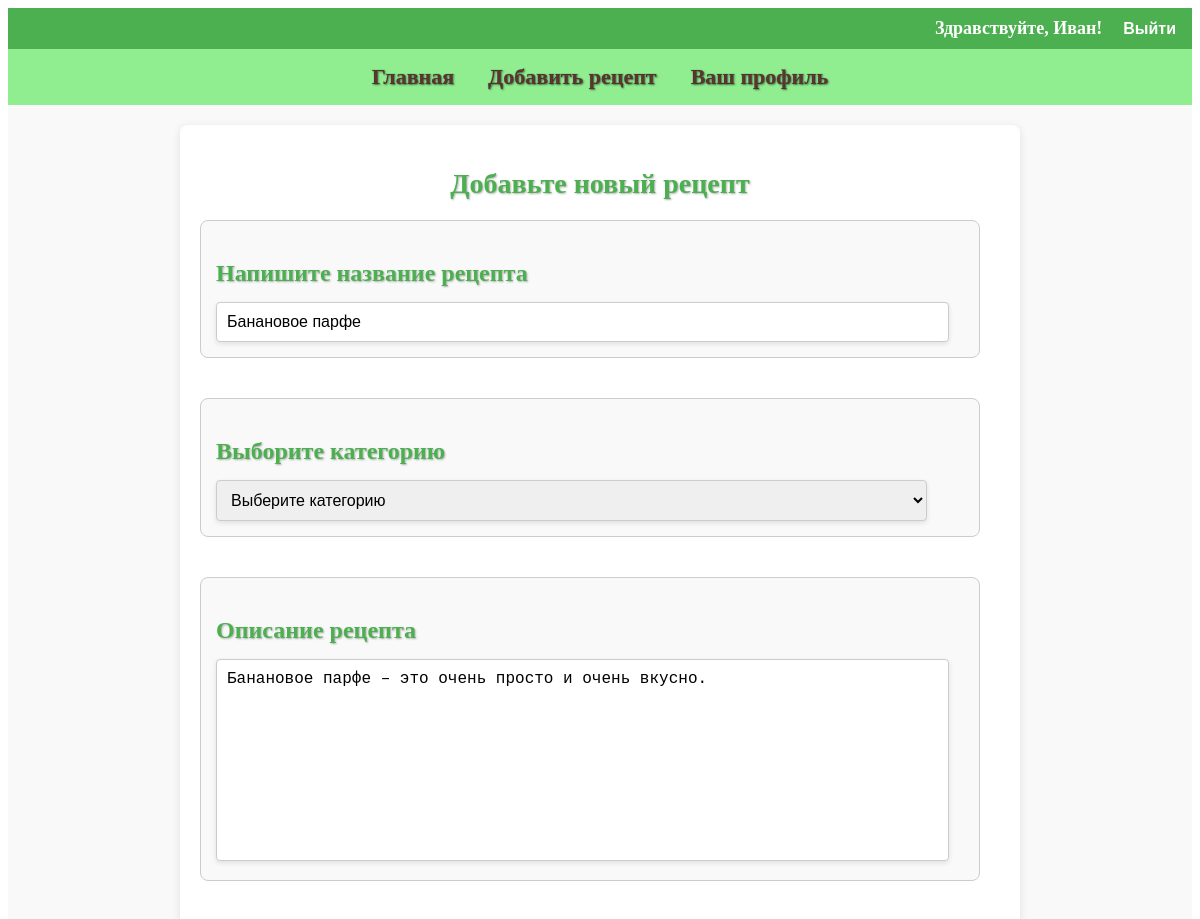
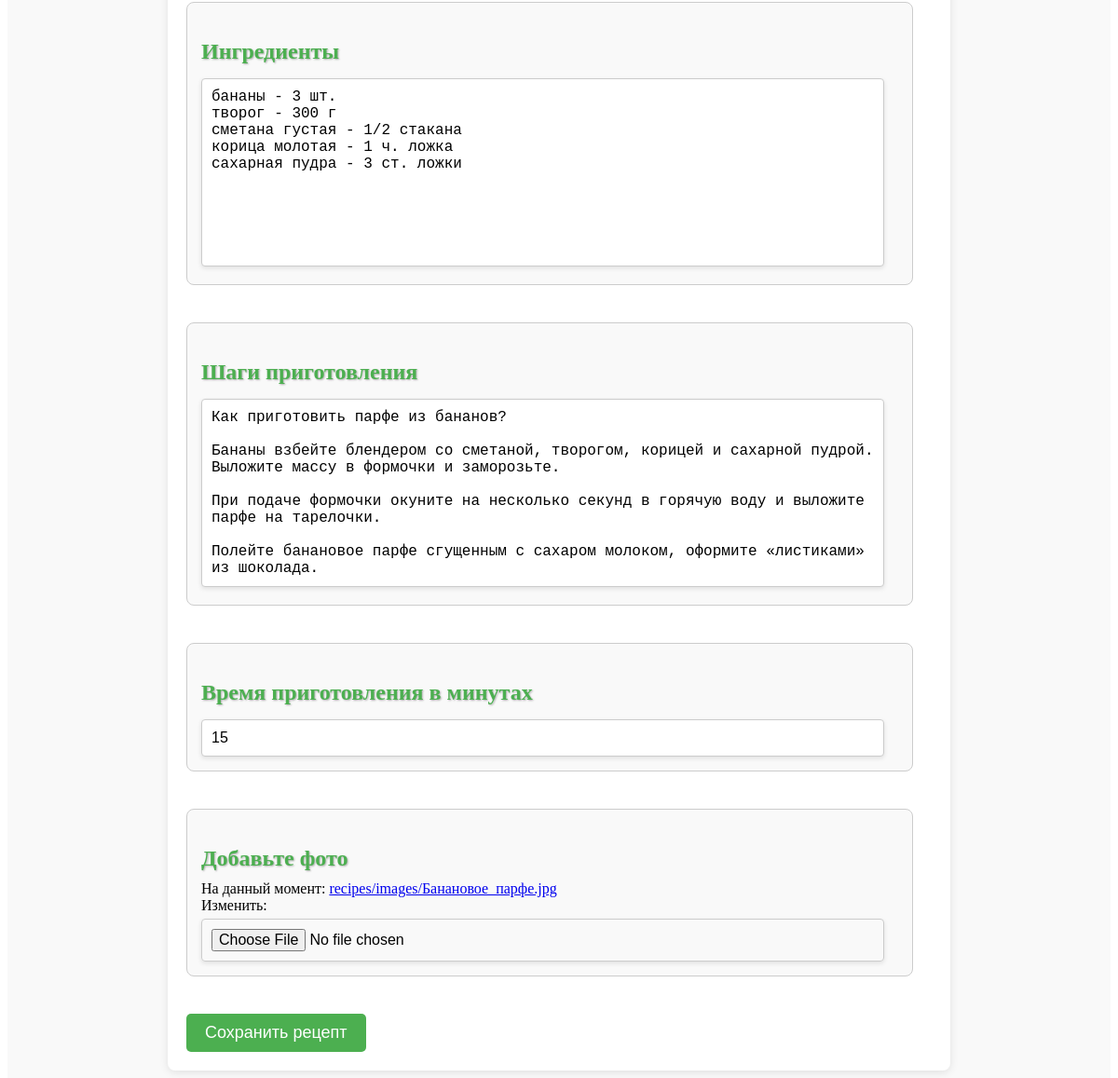
/recipe/16/edit/ (signed in), run on the app's committed database (2 pictures, top to bottom).
### recipe_app/models.py (models this page shows, shortened)
class Recipe(models.Model):
    title = models.CharField(max_length=100, verbose_name="Название блюда")
    description = models.TextField(verbose_name="Описание")
    preparation_steps = models.TextField(verbose_name="Шаги приготовления")
    preparation_time = models.PositiveIntegerField(verbose_name="Время приготовления в минутах")
    image = models.ImageField(upload_to='recipes/images/', verbose_name="Добавьте фото")
    author = models.ForeignKey(User, on_delete=models.CASCADE, verbose_name="Автор")
    categories = models.ManyToManyField(Category, through='RecipeCategory', verbose_name="Категория")
    ingredients = models.TextField(blank=True, null=True, verbose_name="Ингредиенты")

### recipe_app/views.py (the view)
# urls.py: path('recipe/<int:pk>/edit/', edit_recipe, name='edit_recipe'),
@login_required
def edit_recipe(request, pk):
    recipe = get_object_or_404(Recipe, pk=pk, author=request.user)
    if request.method == 'POST':
        form = RecipeForm(request.POST, request.FILES, instance=recipe)
        if form.is_valid():
            form.save()
            return redirect('profile')
    else:
        form = RecipeForm(instance=recipe)
    return render(request, 'recipes/add_recipe.html', {'form': form})

### recipe_app/forms.py
class RecipeForm(forms.ModelForm):
    categories = forms.ModelChoiceField(
        queryset=Category.objects.all(),
        empty_label="Выберите категорию",
        label = "Категория"
    )
    class Meta:
        model = Recipe
        fields = ['title', 'description', 'preparation_steps', 'preparation_time', 'image', 'categories', 'ingredients']

### recipe_app/models.py (called while the page is built)
    def __str__(self):
        return self.name

### recipe_app/templates/recipes/add_recipe.html (shortened to what this page needs)
{% extends 'base.html' %}
{% block content %}
<h2 class="section-title">Добавьте новый рецепт</h2>
<form method="post" enctype="multipart/form-data">
    <div class="form-section">
        <h3 class="form-title">Напишите название рецепта</h3>
        {{ form.title }}
    </div>
    <div class="form-section">
        <h3 class="form-title">Выборите категорию</h3>
        {{ form.categories }}
    </div>
    <div class="form-section">
        <h3 class="form-title">Описание рецепта</h3>
        {{ form.description }}
    </div>
    <div class="form-section">
        <h3 class="form-title">Ингредиенты</h3>
        {{ form.ingredients }}
    </div>
    <div class="form-section">
        <h3 class="form-title">Шаги приготовления</h3>
        {{ form.preparation_steps }}
    </div>
    <div class="form-section">
        <h3 class="form-title">Время приготовления в минутах</h3>
        {{ form.preparation_time }}
    </div>
    <div class="form-section">
        <h3 class="form-title">Добавьте фото</h3>
        {{ form.image }}
    </div>
    <button type="submit" class="submit-button">Сохранить рецепт</button>
</form>
{% endblock %}

### recipe_app/templates/base.html (shortened to what this page needs)
<!DOCTYPE html>
<html lang="ru">
{% load static %}
<head>
    <link rel="stylesheet" type="text/css" href="{% static 'styles.css' %}">
</head>
<body>
    <div class="top-bar">
        <div class="user-info">
            {% if user.is_authenticated %}
                <p>Здравствуйте, {{ user.username }}!</p>
                <form action="{% url 'logout' %}" method="post">
                    <button type="submit">Выйти</button>
                </form>
            {% else %}
                <p><a href="{% url 'login' %}">Войти</a> | <a href="{% url 'register' %}">Зарегистрироваться</a></p>
            {% endif %}
        </div>
    </div>
    <header>
        <nav>
            <a href="{% url 'recipe_list' %}">Главная</a>
            <a href="{% url 'add_recipe' %}">Добавить рецепт</a>
            {% if user.is_authenticated %}
                <a href="{% url 'profile' %}">Ваш профиль</a>
            {% endif %}
        </nav>
    </header>
    <div class="content-container {% if request.path == '/recipe/add/' %}add-recipe-background{% endif %}">
        <div class="content">
            <main>
                {% block content %}{% endblock %}
            </main>
        </div>
    </div>
</body>
</html>

### recipe_app/static/styles.css (style rules this page uses)
.content-container { display: flex; justify-content: center; background-color: #f9f9f9; padding: 20px; }
.content { max-width: 800px; background-color: white; padding: 20px; border-radius: 8px; box-shadow: 0 2px 10px rgba(0, 0, 0, 0.1); }
form { display: flex; flex-wrap: wrap; gap: 20px; justify-content: space-between; }
.form-section { margin-bottom: 20px; padding: 15px; border: 1px solid #ccc; border-radius: 8px; background-color: #f9f9f9; width: calc(100% - 20px); box-sizing: border-box; vertical-align: top; }
h3 { margin-bottom: 10px; }
.top-bar { background-color: #4CAF50; color: white; padding: 10px; display: flex; justify-content: flex-end; align-items: center; }
.top-bar .user-info { display: flex; gap: 15px; align-items: center; }
.top-bar p { font-size: 18px; font-weight: bold; margin: 0; }
.top-bar form { display: inline; margin: 0; }
.top-bar button { background: none; border: none; color: white; cursor: pointer; font-size: 16px; font-weight: bold; }
header { padding: 15px; text-align: center; background-color: #90EE90; }
nav a { margin: 0 15px; text-decoration: none; color: #5c3530; font-weight: bold; font-size: 22px; text-shadow: 1px 1px 2px rgba(0, 0, 0, 0.5); -webkit-text-stroke: 1px rgba(0, 0, 0, 0.1); }
.section-title { text-align: center; font-size: 28px; font-weight: bold; color: #4CAF50; margin-bottom: 20px; text-transform: none; font-weight: bold; text-shadow: 1px 1px 2px rgba(0, 0, 0, 0.3); }
.form-title { font-size: 24px; color: #4CAF50; margin-bottom: 10px; text-shadow: 1px 1px 2px rgba(0, 0, 0, 0.3); }
.submit-button { background-color: #4CAF50; color: white; padding: 10px 20px; border: none; border-radius: 5px; font-size: 18px; cursor: pointer; transition: background-color 0.3s; }
input, select, textarea { width: 95%; resize: none; padding: 10px; border: 1px solid #ccc; border-radius: 4px; box-shadow: 0 2px 5px rgba(0, 0, 0, 0.1); font-size: 16px; margin-top: 5px; }

### data on the page
Recipe: title "Банановое парфе", description "Банановое парфе – это очень просто и очень вкусно.", ingredients "бананы - 3 шт. творог - 300 г сметана густая - 1/2 стакана корица молотая - 1 ч. ложка сахарная пудра - 3 ст. ложки", preparation_steps "Как приготовить парфе из бананов? Бананы взбейте блендером со сметаной, творогом, корицей и сахарной пудрой. Выложите массу в формочки и заморозьте. При подаче формочки окуните на несколько секунд в горячую воду и выложите парфе на тарелочки. Полейте банановое парфе сгущенным с сахаром молоком, оформите «листиками» из шоколада.", preparation_time "15"

### other printed values
{{ user.username }} "Иван"
